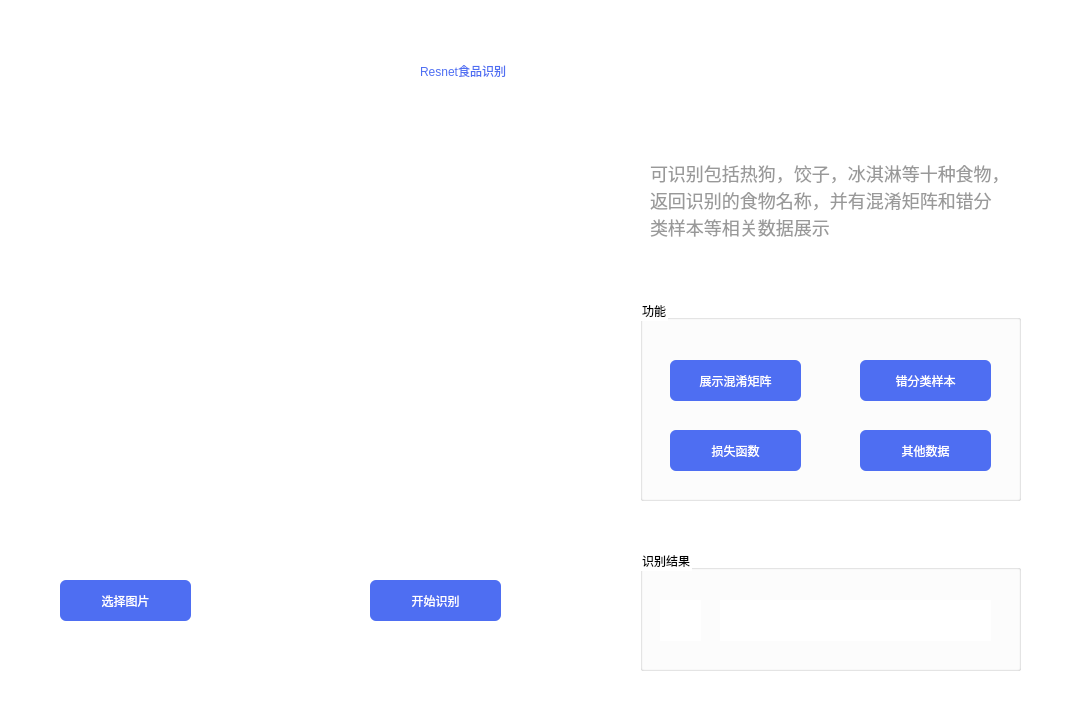
<?xml version="1.0" encoding="UTF-8"?>
<ui version="4.0">
 <class>MainWindow</class>
 <widget class="QMainWindow" name="MainWindow">
  <property name="geometry">
   <rect>
    <x>0</x>
    <y>0</y>
    <width>1080</width>
    <height>720</height>
   </rect>
  </property>
  <property name="minimumSize">
   <size>
    <width>1080</width>
    <height>720</height>
   </size>
  </property>
  <property name="maximumSize">
   <size>
    <width>1080</width>
    <height>720</height>
   </size>
  </property>
  <property name="windowTitle">
   <string>MainWindow</string>
  </property>
  <property name="styleSheet">
   <string notr="true">background-color: rgb(255, 255, 255);</string>
  </property>
  <widget class="QWidget" name="centralwidget">
   <widget class="QLabel" name="label">
    <property name="geometry">
     <rect>
      <x>420</x>
      <y>50</y>
      <width>271</width>
      <height>41</height>
     </rect>
    </property>
    <property name="styleSheet">
     <string notr="true">font: 22pt &quot;黑体&quot;;
color: rgb(78, 110, 242);</string>
    </property>
    <property name="text">
     <string>Resnet食品识别</string>
    </property>
   </widget>
   <widget class="QPushButton" name="picture_btn">
    <property name="geometry">
     <rect>
      <x>60</x>
      <y>580</y>
      <width>131</width>
      <height>41</height>
     </rect>
    </property>
    <property name="cursor">
     <cursorShape>PointingHandCursor</cursorShape>
    </property>
    <property name="styleSheet">
     <string notr="true">#picture_btn{
font: 11pt &quot;黑体&quot;;
color: #fff;
background-color: #4e6ef2;
border:none;
border-radius:6px;
}
#picture_btn:hover{
background-color:#4662d9;
}</string>
    </property>
    <property name="text">
     <string>选择图片</string>
    </property>
   </widget>
   <widget class="QLabel" name="img_box">
    <property name="geometry">
     <rect>
      <x>50</x>
      <y>150</y>
      <width>481</width>
      <height>381</height>
     </rect>
    </property>
    <property name="styleSheet">
     <string notr="true">background-image: url(&quot;https://ai.bdstatic.com/file/59915F3F62BF4D9B8CF845B2F929279F&quot;);
image: url(&quot;https://ai.bdstatic.com/file/59915F3F62BF4D9B8CF845B2F929279F&quot;);</string>
    </property>
    <property name="text">
     <string/>
    </property>
   </widget>
   <widget class="QPushButton" name="identity_btn">
    <property name="geometry">
     <rect>
      <x>370</x>
      <y>580</y>
      <width>131</width>
      <height>41</height>
     </rect>
    </property>
    <property name="cursor">
     <cursorShape>PointingHandCursor</cursorShape>
    </property>
    <property name="styleSheet">
     <string notr="true">#identity_btn{font: 11pt &quot;黑体&quot;;
color: #fff;
background-color: #4e6ef2;
border:none;
border-radius:6px;
}
#identity_btn:hover{
background-color:#4662d9;
}</string>
    </property>
    <property name="text">
     <string>开始识别</string>
    </property>
   </widget>
   <widget class="QGroupBox" name="groupBox">
    <property name="geometry">
     <rect>
      <x>640</x>
      <y>550</y>
      <width>381</width>
      <height>121</height>
     </rect>
    </property>
    <property name="styleSheet">
     <string notr="true"/>
    </property>
    <property name="title">
     <string>识别结果</string>
    </property>
    <widget class="QLabel" name="result_label">
     <property name="geometry">
      <rect>
       <x>80</x>
       <y>50</y>
       <width>271</width>
       <height>41</height>
      </rect>
     </property>
     <property name="text">
      <string/>
     </property>
    </widget>
    <widget class="QLabel" name="result_icon">
     <property name="geometry">
      <rect>
       <x>20</x>
       <y>50</y>
       <width>41</width>
       <height>41</height>
      </rect>
     </property>
     <property name="text">
      <string/>
     </property>
    </widget>
   </widget>
   <widget class="QGroupBox" name="groupBox_2">
    <property name="geometry">
     <rect>
      <x>640</x>
      <y>300</y>
      <width>381</width>
      <height>201</height>
     </rect>
    </property>
    <property name="title">
     <string>功能</string>
    </property>
    <widget class="QPushButton" name="mix_btn">
     <property name="geometry">
      <rect>
       <x>30</x>
       <y>60</y>
       <width>131</width>
       <height>41</height>
      </rect>
     </property>
     <property name="cursor">
      <cursorShape>PointingHandCursor</cursorShape>
     </property>
     <property name="styleSheet">
      <string notr="true">#mix_btn{font: 11pt &quot;黑体&quot;;
color: #fff;
background-color: #4e6ef2;
border:none;
border-radius:6px;
}
#mix_btn:hover{
background-color:#4662d9;
}</string>
     </property>
     <property name="text">
      <string>展示混淆矩阵</string>
     </property>
    </widget>
    <widget class="QPushButton" name="error_btn">
     <property name="geometry">
      <rect>
       <x>220</x>
       <y>60</y>
       <width>131</width>
       <height>41</height>
      </rect>
     </property>
     <property name="cursor">
      <cursorShape>PointingHandCursor</cursorShape>
     </property>
     <property name="styleSheet">
      <string notr="true">#error_btn{font: 11pt &quot;黑体&quot;;
color: #fff;
background-color: #4e6ef2;
border:none;
border-radius:6px;
}
#error_btn:hover{
background-color:#4662d9;
}</string>
     </property>
     <property name="text">
      <string>错分类样本</string>
     </property>
    </widget>
    <widget class="QPushButton" name="loss_btn">
     <property name="geometry">
      <rect>
       <x>30</x>
       <y>130</y>
       <width>131</width>
       <height>41</height>
      </rect>
     </property>
     <property name="cursor">
      <cursorShape>PointingHandCursor</cursorShape>
     </property>
     <property name="styleSheet">
      <string notr="true">#loss_btn{font: 11pt &quot;黑体&quot;;
color: #fff;
background-color: #4e6ef2;
border:none;
border-radius:6px;
}
#loss_btn:hover{
background-color:#4662d9;
}</string>
     </property>
     <property name="text">
      <string>损失函数</string>
     </property>
    </widget>
    <widget class="QPushButton" name="other_btn">
     <property name="geometry">
      <rect>
       <x>220</x>
       <y>130</y>
       <width>131</width>
       <height>41</height>
      </rect>
     </property>
     <property name="cursor">
      <cursorShape>PointingHandCursor</cursorShape>
     </property>
     <property name="styleSheet">
      <string notr="true">#other_btn{font: 11pt &quot;黑体&quot;;
color: #fff;
background-color: #4e6ef2;
border:none;
border-radius:6px;
}
#other_btn:hover{
background-color:#4662d9;
}</string>
     </property>
     <property name="text">
      <string>其他数据</string>
     </property>
    </widget>
   </widget>
   <widget class="QLabel" name="label_3">
    <property name="geometry">
     <rect>
      <x>650</x>
      <y>130</y>
      <width>351</width>
      <height>141</height>
     </rect>
    </property>
    <property name="styleSheet">
     <string notr="true">color: rgb(153, 153, 153);
font:18px;</string>
    </property>
    <property name="text">
     <string>可识别包括热狗，饺子，冰淇淋等十种食物，
返回识别的食物名称，并有混淆矩阵和错分
类样本等相关数据展示</string>
    </property>
   </widget>
   <widget class="QLabel" name="title_icon">
    <property name="geometry">
     <rect>
      <x>360</x>
      <y>50</y>
      <width>41</width>
      <height>41</height>
     </rect>
    </property>
    <property name="text">
     <string/>
    </property>
   </widget>
  </widget>
  <widget class="QStatusBar" name="statusbar"/>
 </widget>
 <resources/>
 <connections/>
</ui>
